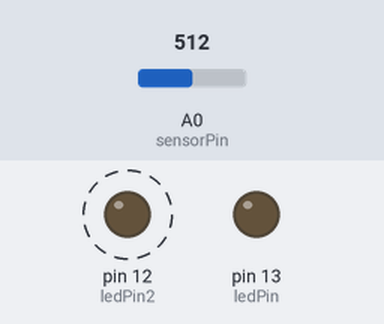
Bench run of a sketch on a simulated Arduino Uno, built with avr-gcc and run on an emulated ATmega328P. Shown: output pins drawn as LEDs (lit = HIGH). Dashed ring = blinking. The test bench sets the inputs (shaded band); at power-on: A0 (sensorPin) = 512.

Above: at 1.8 s.
1.9 s: A0 (sensorPin) set to 398
5.4 s: A0 (sensorPin) set to 367
At 6.4 s:
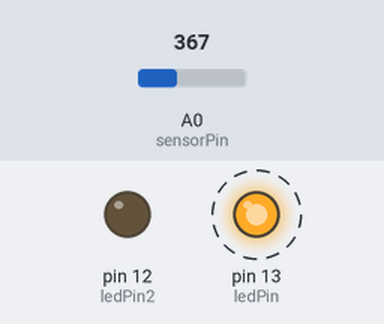
9.5 s: A0 (sensorPin) set to 511
At 9.9 s:
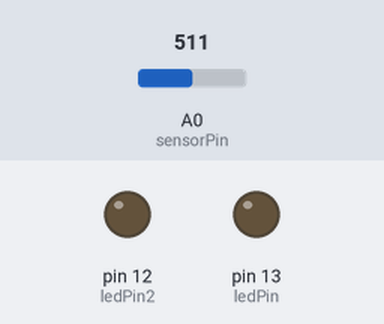
13.5 s: A0 (sensorPin) set to 306
At 14.4 s:
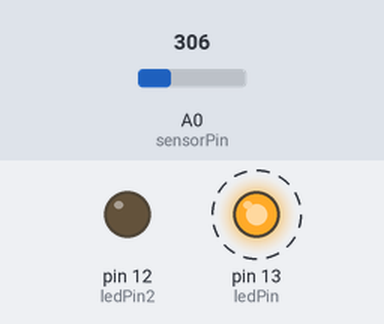
Timing chart, 0 to 18.5 s (numbered marks = the images above; inputs shaded):
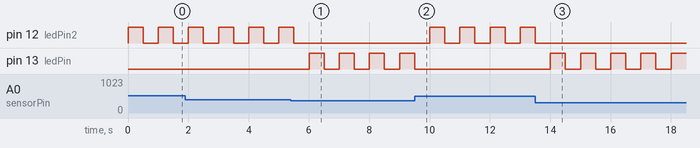

Measured:
- the behaviour switches between 384 and 383 on A0 (sensorPin) (found by bisection; images 0 and 1)
- after the input at 5.4 s, pin 12 (ledPin2): goes on until 5.5 s, then stays LOW; pin 13 (ledPin): alternates HIGH for 0.50 s and LOW for 0.50 s, starting after 0.60 s
- after the input at 9.5 s, pin 12 (ledPin2): alternates HIGH for 0.50 s and LOW for 0.50 s, starting after 0.50 s; pin 13 (ledPin): goes on until 9.5 s, then stays LOW
- after the input at 13.5 s, pin 12 (ledPin2): goes on until 13.5 s, then stays LOW; pin 13 (ledPin): alternates HIGH for 0.50 s and LOW for 0.50 s, starting after 0.50 s
- by itself, pin 12 (ledPin2): alternates HIGH for 0.50 s and LOW for 0.50 s

The sketch:

Base_Sensor.ino
```cpp
int sensorPin = A0;
int ledPin = 13;
int ledPin2 = 12;
int sensorValue = 0;

void setup() {
  pinMode(ledPin, OUTPUT);
  pinMode(ledPin2, OUTPUT);
  Serial.begin(9600);
}

void loop() {
  sensorValue = analogRead(sensorPin);
  float distance = sensorValue*(80/1023.0);
  if(distance <= 30 && distance >= 15){
    digitalWrite(ledPin, HIGH);
    delay(500);
    digitalWrite(ledPin, LOW);
    delay(500);
  }
  else{
    digitalWrite(ledPin2, HIGH);
    delay(500);
    digitalWrite(ledPin2, LOW);
    delay(500);
  }
}
```
